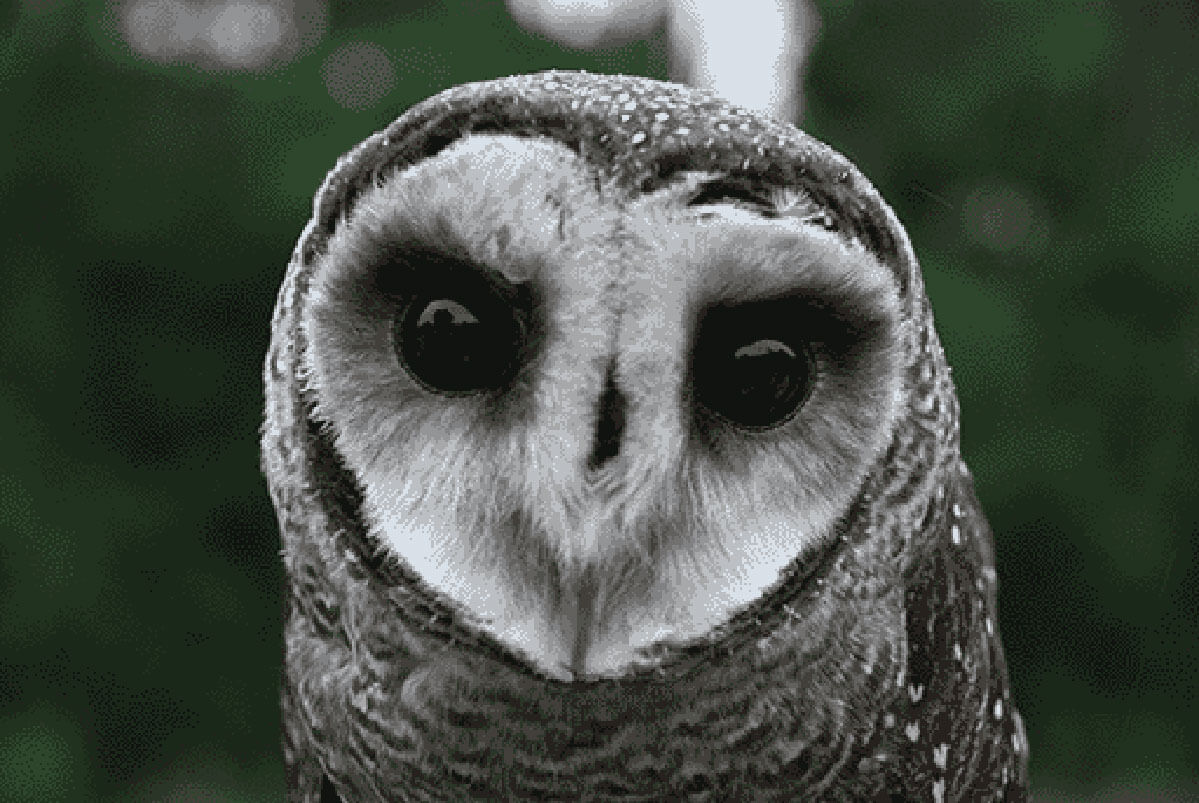
#> input picture 3.Image processing/test.jpg, 1199 x 803 px
$ python 9a.FindContours.py
#> lines starting #> are read from the running program, lines starting #| are printed output that depends on the picture; after the words box and inside, x2 and y2 are one past the last pixel; in counts of white or black regions, pixels touching at a corner belong together
import numpy as np
import cv2

img = cv2.imread('test.jpg')
#> img is the input picture: shape (803, 1199, 3); mean B, G, R 70.8, 79.4, 72.1
imgray = cv2.cvtColor(img,cv2.COLOR_BGR2GRAY)
ret,thresh = cv2.threshold(imgray,127,255,0)
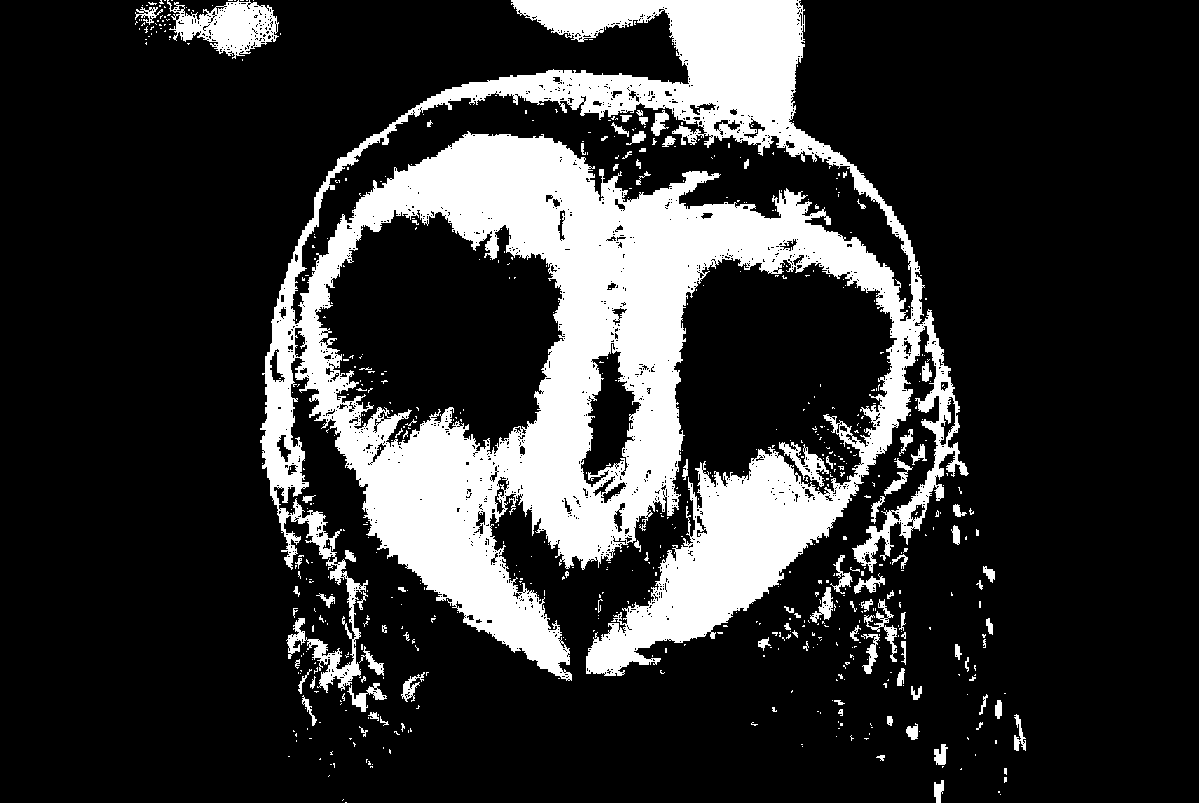
#> thresh: shape (803, 1199); 20% white; 661 white regions (567 under 20 px)

contours, hierarchy = cv2.findContours(thresh,cv2.RETR_TREE,cv2.CHAIN_APPROX_SIMPLE)
#> contours = 2477 contours, 2318 with area under 20; largest, box (x1, y1, x2, y2) and area: (260, 0, 969, 693) 257490, (315, 209, 565, 455) 41091, (290, 92, 914, 325) 34722, (580, 342, 642, 488) 4328, (167, 0, 279, 59) 3666
cnt = contours[0]
#> cnt = [[345, 802], [346, 802]]

cv2.drawContours(img, contours, -1, (0,255,0), 3)
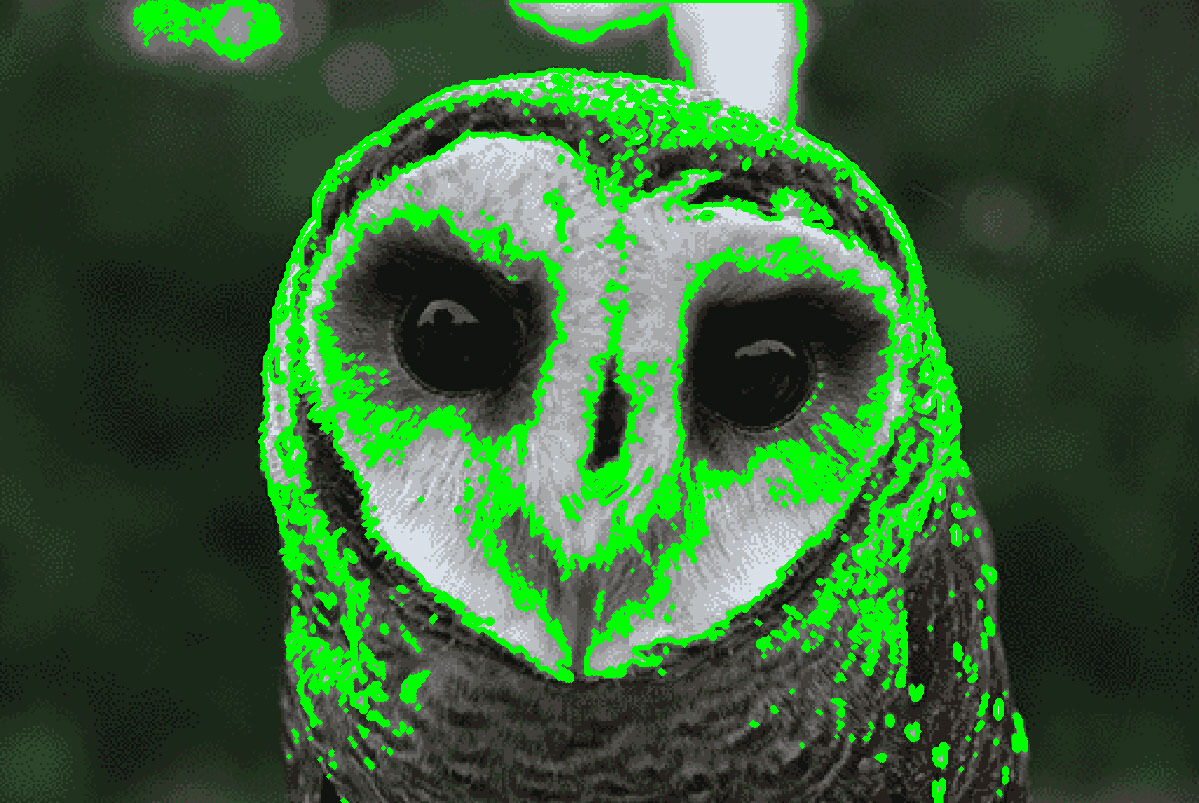
#> img: shape (803, 1199, 3); 12.91% of pixels changed, all inside (x1, y1, x2, y2) = (133, 0, 1028, 803)
cv2.imshow("Contour",img)
cv2.waitKey(0)
cv2.destroyAllWindows()
